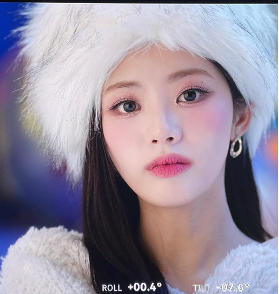
#> input picture VISION/images/park.png, 279 x 294 px
$ python Canny.py
#> lines starting #> are read from the running program, lines starting #| are printed output that depends on the picture
import cv2
import sys

# 전역 변수 설정
max_lowThreshold = 100
ratio = 3
kernel_size = 3

# 트랙바 콜백 함수
def CannyThreshold(val):
    lowThreshold = val

    detected_edges = cv2.blur(src, (3, 3))
    detected_edges = cv2.Canny(detected_edges, lowThreshold, lowThreshold * ratio, apertureSize=kernel_size)
    dst = cv2.bitwise_and(src, src, mask=detected_edges)

    cv2.imshow("Image", src)
    cv2.imshow("Canny", dst)

# 메인 실행부
if __name__ == "__main__":
    src = cv2.imread("./images/park.png", cv2.IMREAD_GRAYSCALE)
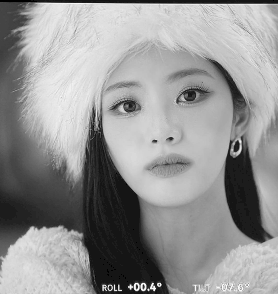
#> src: shape (294, 279); min 0, max 255, mean 148.1

    if src is None:
        print("이미지를 찾을 수 없습니다. 경로를 확인해 주세요.")
        sys.exit(-1)

    # 1. WINDOW_NORMAL로 변경: 사용자가 창 크기를 조절할 수 있도록 허용
    cv2.namedWindow("Canny", cv2.WINDOW_NORMAL)

    # 2. 초기 창 크기 강제 설정: 트랙바가 잘리지 않도록 너비를 넉넉하게(최소 500px) 확보
    height, width = src.shape
#> height = 294; width = 279
    cv2.resizeWindow("Canny", max(width, 500), height + 50)

    # 3. 트랙바 이름 축소: 텍스트가 너무 길면 여전히 잘릴 수 있으므로 간결하게 변경
    cv2.createTrackbar("Threshold", "Canny", 0, max_lowThreshold, CannyThreshold)
#> slider 'Threshold' is set to 33

    CannyThreshold(0)
#> in CannyThreshold, `detected_edges = cv2.blur(src, (3, 3))`:
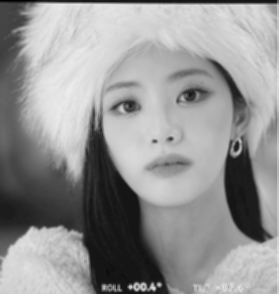
#> detected_edges: shape (294, 279); min 0, max 239, mean 148
#> in CannyThreshold, `detected_edges = cv2.Canny(detected_edges, lowThreshold, lowThreshold ..`:
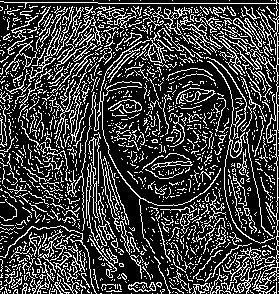
#> detected_edges: shape (294, 279); 24.6% white in thin lines or dots
#> in CannyThreshold, `dst = cv2.bitwise_and(src, src, mask=detected_edges)`:
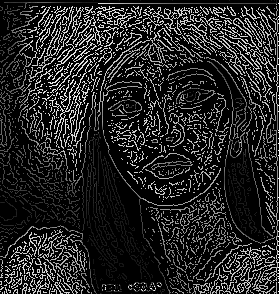
#> dst: shape (294, 279); min 0, max 255, mean 37.9

    cv2.waitKey(0)
#> call 2 of CannyThreshold, with val = 33
#> in CannyThreshold (call 2), `detected_edges = cv2.Canny(detected_edges, lowThreshold, lowThreshold ..`:
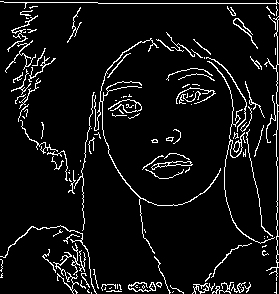
#> detected_edges: shape (294, 279); 7% white in thin lines or dots
#> in CannyThreshold (call 2), `dst = cv2.bitwise_and(src, src, mask=detected_edges)`:
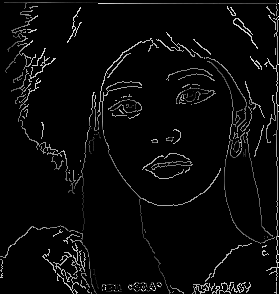
#> dst: shape (294, 279); min 0, max 255, mean 9.9
    cv2.destroyAllWindows()


# [46 lines of commented-out code are left out]
